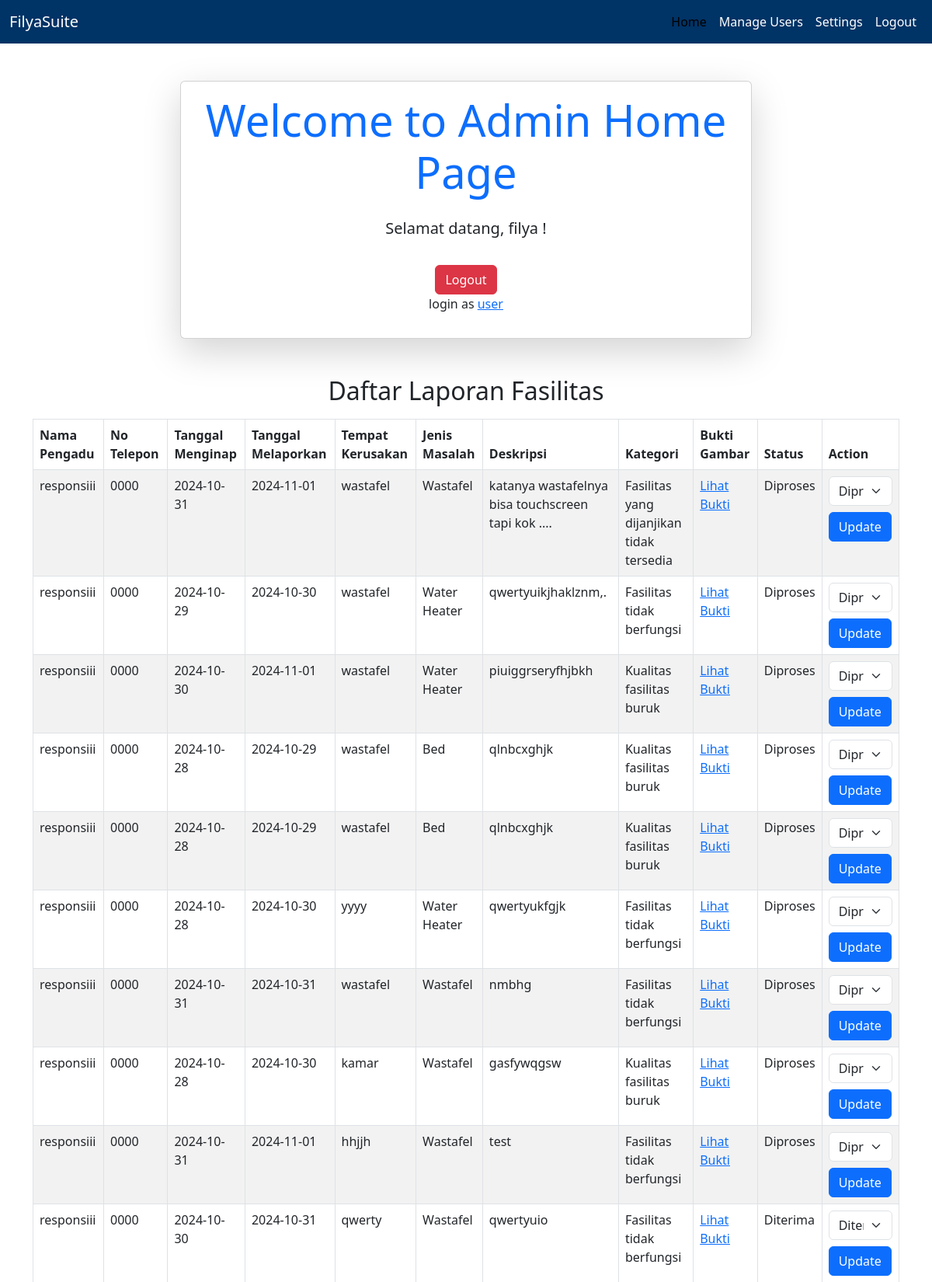
The app's page /adminhome.php (signed in, upper part) with its own data.
### tables this page shows
CREATE TABLE `fasilitas` (
  `nama_pengadu` varchar(255) NOT NULL,
  `no_telepon_pengadu` varchar(15) DEFAULT NULL,
  `tanggal_menginap` date NOT NULL,
  `tanggal_melaporkan` date NOT NULL,
  `tempat_kerusakan` text NOT NULL,
  `jenis_masalah` enum('Wifi','Air Conditioner','Water Heater','Wastafel','Bed','Lainnya') NOT NULL,
  `deskripsi_masalah_fasilitas` text NOT NULL,
  `pilih_kategori_fasilitas` enum('Fasilitas yang dijanjikan tidak tersedia','Fasilitas tidak berfungsi','Kualitas fasilitas buruk','Lainnya') NOT NULL,
  `bukti_gambar` varchar(255) DEFAULT NULL,
  `id_pengaduan` int(11) NOT NULL,
  `status` enum('Diterima','Ditolak','Diproses') DEFAULT 'Diproses'
);

### adminhome.php (the view, shortened to what this page needs)
<?php
$servername = "localhost";
$username = "root";
$password = "";
$dbname = "filya_suite";
$conn = new mysqli($servername, $username, $password, $dbname);
$sql = "SELECT id_pengaduan, nama_pengadu, no_telepon_pengadu, tanggal_menginap, tanggal_melaporkan, tempat_kerusakan, jenis_masalah, deskripsi_masalah_fasilitas, pilih_kategori_fasilitas, bukti_gambar, status FROM fasilitas";
$result = $conn->query($sql);
?>
<!DOCTYPE html>
<html lang="en">
<head>
    <link href="https://cdn.jsdelivr.net/npm/bootstrap@5.3.0-alpha1/dist/css/bootstrap.min.css" rel="stylesheet">
</head>
<body>
<nav class="navbar navbar-expand-lg bg-dark-blue">
    <div class="container-fluid">
        <a class="navbar-brand" href="#">FilyaSuite</a>
        <div class="collapse navbar-collapse" id="navbarNav">
            <ul class="navbar-nav ms-auto">
                <li class="nav-item">
                    <a class="nav-link active" href="#">Home</a>
                </li>
                <li class="nav-item">
                    <a class="nav-link" href="#">Manage Users</a>
                </li>
                <li class="nav-item">
                    <a class="nav-link" href="#">Settings</a>
                </li>
                <li class="nav-item">
                    <a class="nav-link" href="login.php">Logout</a>
                </li>
            </ul>
        </div>
    </div>
</nav>
<div class="container mt-5">
    <div class="row justify-content-center">
        <div class="col-md-8">
            <div class="card shadow-lg">
                <div class="card-body text-center">
                    <h1 class="display-4 text-primary">Welcome to Admin Home Page</h1>
                    <p class="lead mt-4">Selamat datang, <?php echo htmlspecialchars($_SESSION["nama"]); ?>!</p>
                    <a href="login.php" class="btn btn-danger mt-3">Logout</a>
                    <p>login as <a href="userhome.php">user</a></p>
                </div>
            </div>
        </div>
    </div>
    <div class="mt-5">
        <h2 class="text-center">Daftar Laporan Fasilitas</h2>
        <table class="table table-bordered table-striped mt-3">
            <thead>
                <tr>
                    <th>Nama Pengadu</th>
                    <th>No Telepon</th>
                    <th>Tanggal Menginap</th>
                    <th>Tanggal Melaporkan</th>
                    <th>Tempat Kerusakan</th>
                    <th>Jenis Masalah</th>
                    <th>Deskripsi</th>
                    <th>Kategori</th>
                    <th>Bukti Gambar</th>
                    <th>Status</th>
                    <th class = ps-6>Action</th>
                </tr>
            </thead>
            <tbody>
                <?php
                if ($result->num_rows > 0) {
                    while ($row = $result->fetch_assoc()) {
                        echo "<tr>";
                        echo "<td>" . htmlspecialchars($row['nama_pengadu']) . "</td>";
                        echo "<td>" . htmlspecialchars($row['no_telepon_pengadu']) . "</td>";
                        echo "<td>" . htmlspecialchars($row['tanggal_menginap']) . "</td>";
                        echo "<td>" . htmlspecialchars($row['tanggal_melaporkan']) . "</td>";
                        echo "<td>" . htmlspecialchars($row['tempat_kerusakan']) . "</td>";
                        echo "<td>" . htmlspecialchars($row['jenis_masalah']) . "</td>";
                        echo "<td>" . htmlspecialchars($row['deskripsi_masalah_fasilitas']) . "</td>";
                        echo "<td>" . htmlspecialchars($row['pilih_kategori_fasilitas']) . "</td>";
                        echo "<td><a href='" . htmlspecialchars($row['bukti_gambar']) . "' target='_blank'>Lihat Bukti</a></td>";
                        echo "<td>" . htmlspecialchars($row['status']) . "</td>";
                        echo "<td>
                                <form method='POST' action=''>
                                    <input type='hidden' name='id_pengaduan' value='" . htmlspecialchars($row['id_pengaduan']) . "'>
                                    <select name='status' class='form-select'>
                                        <option value='Diterima'" . ($row['status'] == 'Diterima' ? ' selected' : '') . ">Diterima</option>
                                        <option value='Ditolak'" . ($row['status'] == 'Ditolak' ? ' selected' : '') . ">Ditolak</option>
                                        <option value='Diproses'" . ($row['status'] == 'Diproses' ? ' selected' : '') . ">Diproses</option>
                                    </select>
                                    <button type='submit' name='update_status' class='btn btn-primary mt-2'>Update</button>
                                </form>
                              </td>";
                        echo "</tr>";
                    }
                } else {
                    echo "<tr><td colspan='10' class='text-center'>Tidak ada laporan yang ditemukan.</td></tr>";
                }
                ?>
            </tbody>
        </table>
    </div>
</div>
</body>
</html>

### adminhome.php (style rules this page uses)
.bg-dark-blue { background-color: #003366; }
.nav-link { color: white; }
.navbar-brand { color: white; }

### records on screen
fasilitas: nama_pengadu "responsiii", no_telepon_pengadu "0000", tanggal_menginap "2024-10-31", tanggal_melaporkan "2024-11-01", tempat_kerusakan "wastafel", jenis_masalah "Wastafel", deskripsi_masalah_fasilitas "katanya wastafelnya bisa touchscreen tapi kok ....", pilih_kategori_fasilitas "Fasilitas yang dijanjikan tidak tersedia", status "Diproses"
fasilitas: nama_pengadu "responsiii", no_telepon_pengadu "0000", tanggal_menginap "2024-10-29", tanggal_melaporkan "2024-10-30", tempat_kerusakan "wastafel", jenis_masalah "Water Heater", deskripsi_masalah_fasilitas "qwertyuikjhaklznm,.", pilih_kategori_fasilitas "Fasilitas tidak berfungsi", status "Diproses"
fasilitas: nama_pengadu "responsiii", no_telepon_pengadu "0000", tanggal_menginap "2024-10-30", tanggal_melaporkan "2024-11-01", tempat_kerusakan "wastafel", jenis_masalah "Water Heater", deskripsi_masalah_fasilitas "piuiggrseryfhjbkh", pilih_kategori_fasilitas "Kualitas fasilitas buruk", status "Diproses"
fasilitas: nama_pengadu "responsiii", no_telepon_pengadu "0000", tanggal_menginap "2024-10-28", tanggal_melaporkan "2024-10-29", tempat_kerusakan "wastafel", jenis_masalah "Bed", deskripsi_masalah_fasilitas "qlnbcxghjk", pilih_kategori_fasilitas "Kualitas fasilitas buruk", status "Diproses"
fasilitas: nama_pengadu "responsiii", no_telepon_pengadu "0000", tanggal_menginap "2024-10-28", tanggal_melaporkan "2024-10-29", tempat_kerusakan "wastafel", jenis_masalah "Bed", deskripsi_masalah_fasilitas "qlnbcxghjk", pilih_kategori_fasilitas "Kualitas fasilitas buruk", status "Diproses"
fasilitas: nama_pengadu "responsiii", no_telepon_pengadu "0000", tanggal_menginap "2024-10-28", tanggal_melaporkan "2024-10-30", tempat_kerusakan "yyyy", jenis_masalah "Water Heater", deskripsi_masalah_fasilitas "qwertyukfgjk", pilih_kategori_fasilitas "Fasilitas tidak berfungsi", status "Diproses"
fasilitas: nama_pengadu "responsiii", no_telepon_pengadu "0000", tanggal_menginap "2024-10-31", tanggal_melaporkan "2024-10-31", tempat_kerusakan "wastafel", jenis_masalah "Wastafel", deskripsi_masalah_fasilitas "nmbhg", pilih_kategori_fasilitas "Fasilitas tidak berfungsi", status "Diproses"
fasilitas: nama_pengadu "responsiii", no_telepon_pengadu "0000", tanggal_menginap "2024-10-28", tanggal_melaporkan "2024-10-30", tempat_kerusakan "kamar", jenis_masalah "Wastafel", deskripsi_masalah_fasilitas "gasfywqgsw", pilih_kategori_fasilitas "Kualitas fasilitas buruk", status "Diproses"
fasilitas: nama_pengadu "responsiii", no_telepon_pengadu "0000", tanggal_menginap "2024-10-31", tanggal_melaporkan "2024-11-01", tempat_kerusakan "hhjjh", jenis_masalah "Wastafel", deskripsi_masalah_fasilitas "test", pilih_kategori_fasilitas "Fasilitas tidak berfungsi", status "Diproses"
fasilitas: nama_pengadu "responsiii", no_telepon_pengadu "0000", tanggal_menginap "2024-10-30", tanggal_melaporkan "2024-10-31", tempat_kerusakan "qwerty", jenis_masalah "Wastafel", deskripsi_masalah_fasilitas "qwertyuio", pilih_kategori_fasilitas "Fasilitas tidak berfungsi", status "Diterima"

### other values on screen
$_SESSION["nama"] "filya"
